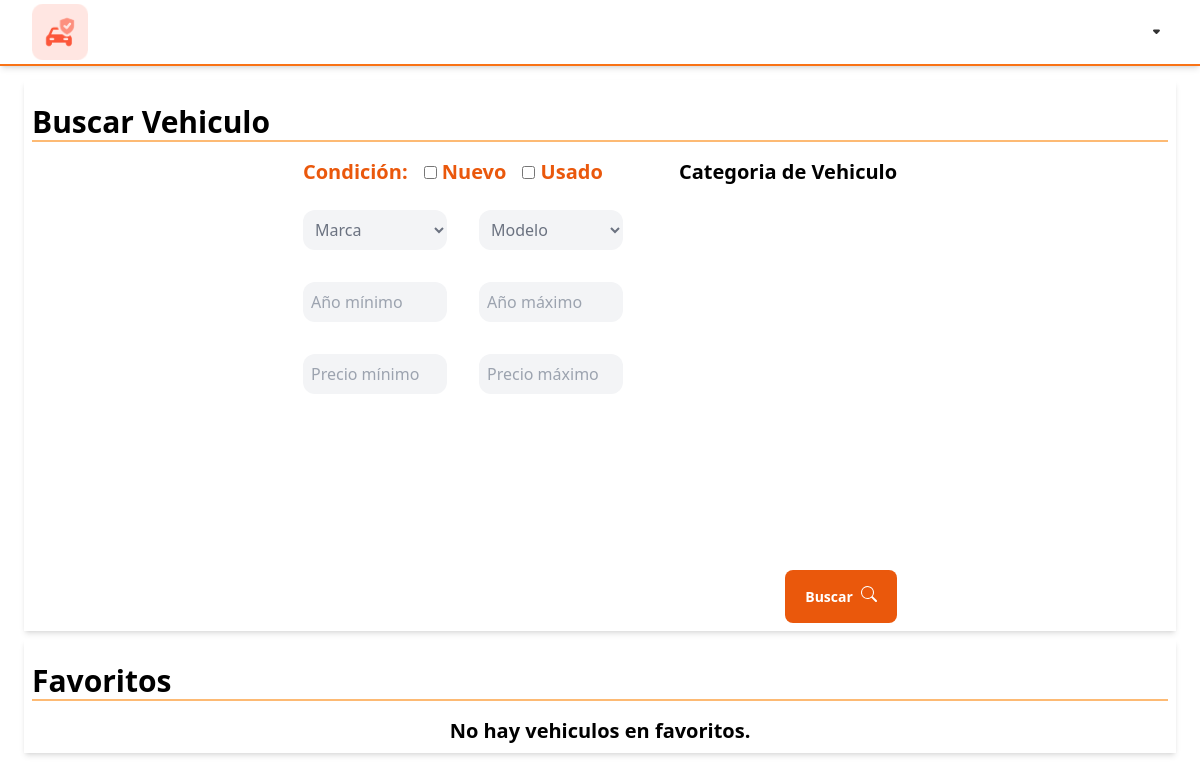
/pages/home.php, run on an earlier commit of the app's database.
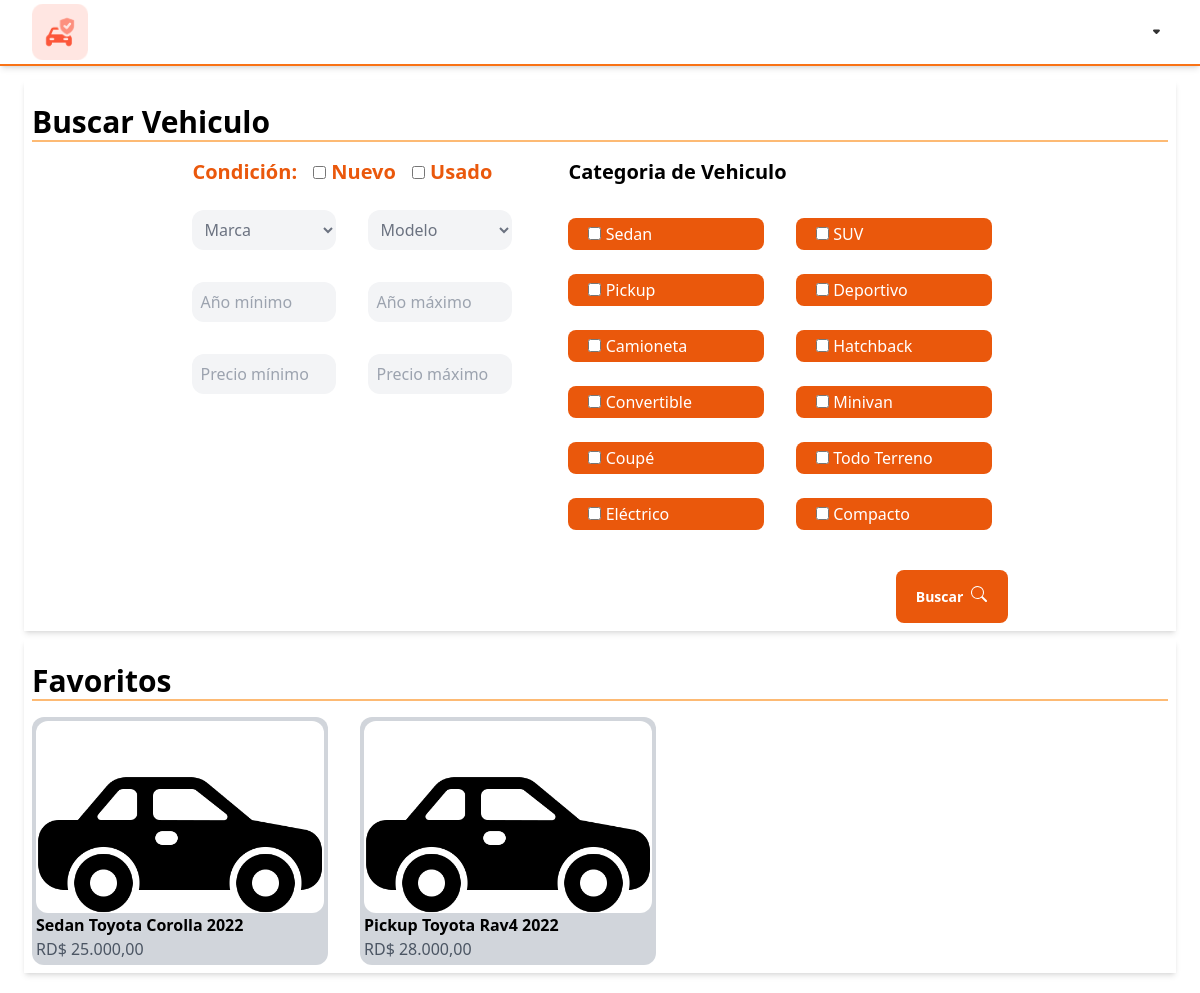
And on a later commit of the database.
### tables this page shows
CREATE TABLE IF NOT EXISTS `vehiculo_categoria` (
  `idVehiculo_Categoria` int NOT NULL AUTO_INCREMENT,
  `nombre_Categoria` varchar(45) NOT NULL,
  PRIMARY KEY (`idVehiculo_Categoria`)
);

CREATE TABLE IF NOT EXISTS `favoritos` (
  `idFavorito` int NOT NULL AUTO_INCREMENT,
  `idUsuario` int DEFAULT NULL,
  `idVehiculo` int DEFAULT NULL,
  PRIMARY KEY (`idFavorito`),
  KEY `idUsuario` (`idUsuario`),
  KEY `idVehiculo` (`idVehiculo`)
);

CREATE TABLE IF NOT EXISTS `vehiculos_marcas` (
  `idVehiculos_Marca` int NOT NULL AUTO_INCREMENT,
  `marca_nombre` varchar(45) NOT NULL,
  PRIMARY KEY (`idVehiculos_Marca`),
  UNIQUE KEY `marca_nombre_UNIQUE` (`marca_nombre`)
);

CREATE TABLE IF NOT EXISTS `vehiculos_modelos` (
  `idVehiculos_Modelos` int NOT NULL AUTO_INCREMENT,
  `Modelo_nombre` varchar(45) NOT NULL,
  `marca` int NOT NULL,
  PRIMARY KEY (`idVehiculos_Modelos`),
  UNIQUE KEY `idVehiculos_Modelos_UNIQUE` (`idVehiculos_Modelos`),
  UNIQUE KEY `Modelo_nombre_UNIQUE` (`Modelo_nombre`),
  KEY `marca` (`marca`)
);

CREATE TABLE IF NOT EXISTS `vehiculos_venta` (
  `idVehiculos_Venta` int NOT NULL AUTO_INCREMENT,
  `vehiculo_matricula` varchar(10) NOT NULL,
  `precio` float NOT NULL,
  `millage` float NOT NULL,
  `fecha_adquisicion` date NOT NULL,
  `year` varchar(45) NOT NULL,
  `vehiculo_modelo` int DEFAULT NULL,
  `vehiculo_Categoria` int NOT NULL,
  `nuevo` tinyint(1) NOT NULL DEFAULT '1',
  `image` varchar(100) NOT NULL,
  PRIMARY KEY (`idVehiculos_Venta`),
  UNIQUE KEY `vehiculo_modelo_UNIQUE` (`vehiculo_modelo`),
  KEY `categoria_idx` (`vehiculo_Categoria`)
);

### pages/home.php (the view, shortened to what this page needs)
<?php session_start();
require("../php/connection.php");
$categoria = $mysqli->query("SELECT * FROM `vehiculo_categoria`");
$favoritos = $mysqli->query("select * from favoritos left join vehiculos_venta on favoritos.idVehiculo = vehiculos_venta.idVehiculos_Venta left JOIN vehiculos_modelos on idVehiculos_Modelos = vehiculo_modelo  join vehiculos_marcas on vehiculos_modelos.marca = vehiculos_marcas.idVehiculos_Marca join vehiculo_categoria on vehiculos_venta.vehiculo_Categoria = vehiculo_categoria.idVehiculo_Categoria");
?>
<!DOCTYPE html>
<html lang="en">
<head>
    <link href="../css/output.css" rel="stylesheet">
    <link href="../css/input.css" rel="stylesheet">
</head>
<body>
    <div class="w-screen">
        <?php include "./nav.php" ?>
        <form id="cuadro" action="../php/buscar.php" method="post" class="mt-14 p-6 ">
            <div class="p-2 shadow-md ">
                <span class="block text-3xl font-bold my-4  border-b-2 border-orange-300 ">Buscar Vehiculo</span>
                <div class="flex justify-center gap-14">
                    <div class="flex flex-col gap-6 max-w-xs">
                        <div class="flex text-xl font-bold text-orange-600 gap-4 ">
                            Condición:
                            <label>
                                <input type="checkbox" name="condicion[]" value="1"> Nuevo
                            </label>
                            <label>
                                <input type="checkbox" name="condicion[]" value="0"> Usado
                            </label>
                        </div>
                        <div class="grid grid-cols-2 gap-8">
                            <select id="marca" onchange="updateModelos()" name="marca" placeholder="Marca">
                                <option value="" selected>Marca</option>
                            </select>
                            <select id="modelo" name="modelo" placeholder="Modelo">
                                <option value="" selected>Modelo</option>
                            </select>
                            <label>
                                <input type="number" name="anio_min" placeholder="Año mínimo">
                            </label>
                            <label>
                                <input type="number" name="anio_max" placeholder="Año máximo">
                            </label>
                            <label>
                                <input type="number" name="precio_min" placeholder="Precio mínimo">
                            </label>
                            <label>
                                <input type="number" name="precio_max" placeholder="Precio máximo">
                            </label>
                        </div>
                    </div>
                    <div class="flex flex-col gap-8">
                        <span class="text-xl font-bold">Categoria de Vehiculo</span>
                        <div class="grid grid-cols-2 gap-6 gap-x-8 h-80 overflow-scroll pr-4 text-white">
                            <?php
                            if ($categoria) {
                                if ($categoria->num_rows > 0) {
                                    while ($datos = $categoria->fetch_assoc()) {
                            ?>
                                        <label class="bg-orange-600 rounded-lg p-1 ps-5 ">
                                            <input type="checkbox" name="tipo[]" value="<?php echo $datos['idVehiculo_Categoria'] ?>">&nbsp;<?php echo $datos['nombre_Categoria'] ?>
                                        </label>
                            <?php
                                    }
                                }
                            } else {
                                echo "<option >Error executing the query: " . $mysqli->error . "</option>";
                            }
                            ?>
                        </div>
                        <button type="submit" class="self-end flex gap-2 justify-center w-28 py-4 bg-orange-600 rounded-lg text-sm leading-normal font-semibold text-white">
                            <span>Buscar</span>
                            <img src="../svg/search.svg" alt="">
                        </button>
                    </div>
                </div>
            </div>
            <div class="p-2 shadow-md mt-2 ">
                <span class="block text-3xl font-bold my-4 border-b-2 border-orange-300 ">Favoritos</span>
                <div class="flex overflow-x-scroll gap-8 w-full">
                    <?php
                    if ($favoritos) {
                        if ($favoritos->num_rows > 0) {
                            while ($datos = $favoritos->fetch_assoc()) {
                    ?>
                                <a href="./detalle.php?id=<?php echo $datos['idVehiculos_Venta']?>" class="h-fit bg-gray-300 hover:bg-orange-200 rounded-xl p-1">
                                    <div class="w-72 h-48 object-fill rounded-xl bg-white overflow-hidden">
                                        <img src="../pictures/<?php echo is_file("../pictures/carro_" . $datos['idVehiculos_Venta']) ? "carro_" . $datos['idVehiculos_Venta'] : "default.jpg" ?> " alt="">
                                    </div>
                                    <p class="font-bold text-black"><?php echo   $datos['nombre_Categoria'] . " " . $datos['marca_nombre'] . " " . $datos['Modelo_nombre'] . " " . $datos['year']; ?> </p>
                                    <p class="text-gray-600">RD$ <?php echo number_format($datos['precio'], 2, ',', '.'); ?></p>
                            </a>
                    <?php
                            }
                        } else {
                            echo "<div class='w-full  text-center'>
                                    <span class='text-xl font-semibold'>No hay vehiculos en favoritos.</span>
                                </div>";
                        }
                    } else {
                        echo "<tr><td colspan='5'>Error executing the query: " . $mysqli->error . "</td></tr>";
                    }
                    ?>
                </div>
            </div>
        </form>
    </div>
</body>
</html>

### pages/nav.php (shortened to what this page needs)
<div class="flex justify-between w-screen px-4  sx:px-8 py-1 fixed top-0 border-b-2 border-orange-500 bg-white shadow-md">
    <a  href="./home.php" class="w-14">
        <img src="../pictures/auto.png" alt="">
    </a>
    <div id="control-menu" class="flex items-center gap-2 cursor-pointer">
        <div class="block w-6 rotate-180">
            <img src="../svg/arrow.svg" alt="logo" />
        </div>
    </div>
</div>

### css/input.css (style rules this page uses)
textarea,select,input { @apply bg-gray-100; @apply rounded-xl; @apply p-2; @apply text-gray-500; @apply custom-number-input; }
textarea,select,input:not([type="checkbox"],[type="radio"]) { @apply outline-none; @apply w-full; }
a,button { @apply hover:bg-orange-700; }

What changed in the data, as far as the page shows it:
added vehiculo_categoria: nombre_Categoria "Sedan"
added vehiculo_categoria: nombre_Categoria "SUV"
added vehiculo_categoria: nombre_Categoria "Pickup"
added vehiculo_categoria: nombre_Categoria "Deportivo"
added vehiculo_categoria: nombre_Categoria "Camioneta"
added vehiculo_categoria: nombre_Categoria "Hatchback"
added vehiculo_categoria: nombre_Categoria "Convertible"
added vehiculo_categoria: nombre_Categoria "Minivan"
added vehiculo_categoria: nombre_Categoria "Coupé"
added vehiculo_categoria: nombre_Categoria "Todo Terreno"
added vehiculo_categoria: nombre_Categoria "Eléctrico"
added vehiculo_categoria: nombre_Categoria "Compacto"
added favoritos: vehiculo_categoria.nombre_Categoria "Sedan", vehiculos_marcas.marca_nombre "Toyota", vehiculos_modelos.Modelo_nombre "Corolla", idVehiculo.year "2022", idVehiculo.precio "25.000,00"
added favoritos: vehiculo_categoria.nombre_Categoria "Pickup", vehiculos_marcas.marca_nombre "Toyota", vehiculos_modelos.Modelo_nombre "Rav4", idVehiculo.year "2022", idVehiculo.precio "28.000,00"
Also different on the page:
text no longer shown: "No hay vehiculos en favoritos."
